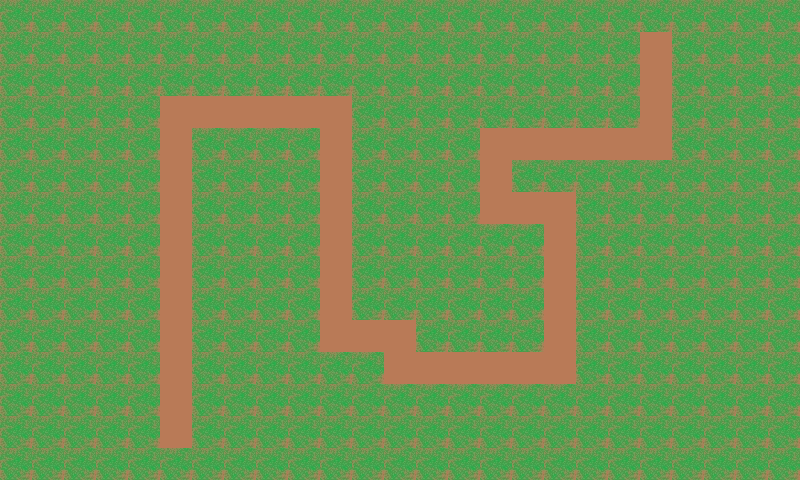

The image is a tile-based game level rendered from a .tmx file. Its description and complete source (layers, tilesets, objects, tile grids) follow:
An orthogonal 25x15 tile map with 32x32 px tiles, 1 tile layer (textureLayer), 1 hidden layer not drawn, 2 tilesets.

<map version="1.0" orientation="orthogonal" renderorder="right-down" width="25" height="15" tilewidth="32" tileheight="32" nextobjectid="14">
 <tileset firstgid="1" name="Terrain" tilewidth="32" tileheight="32" tilecount="2" columns="0">
  <tile id="0">
   <image width="32" height="32" source="dirt.png" />
  </tile>
  <tile id="1">
   <image width="32" height="32" source="grass.jpg" />
  </tile>
 </tileset>
 <tileset firstgid="3" name="pathLayer" tilewidth="32" tileheight="32" tilecount="9" columns="0">
  <tile id="0">
   <image width="32" height="32" source="exit.png" />
  </tile>
  <tile id="1">
   <image width="32" height="32" source="pathDown.png" />
  </tile>
  <tile id="2">
   <image width="32" height="32" source="pathLeft.png" />
  </tile>
  <tile id="3">
   <image width="32" height="32" source="pathRight.png" />
  </tile>
  <tile id="4">
   <image width="32" height="32" source="pathUp.png" />
  </tile>
  <tile id="5">
   <image width="32" height="32" source="spawnPointDown.png" />
  </tile>
  <tile id="6">
   <image width="32" height="32" source="spawnPointLeft.png" />
  </tile>
  <tile id="7">
   <image width="32" height="32" source="spawnPointRight.png" />
  </tile>
  <tile id="8">
   <image width="32" height="32" source="spawnPointUp.png" />
  </tile>
 </tileset>
 <layer name="textureLayer" width="25" height="15">
  <data encoding="csv">
2,2,2,2,2,2,2,2,2,2,2,2,2,2,2,2,2,2,2,2,2,2,2,2,2,
2,2,2,2,2,2,2,2,2,2,2,2,2,2,2,2,2,2,2,2,1,2,2,2,2,
2,2,2,2,2,2,2,2,2,2,2,2,2,2,2,2,2,2,2,2,1,2,2,2,2,
2,2,2,2,2,1,1,1,1,1,1,2,2,2,2,2,2,2,2,2,1,2,2,2,2,
2,2,2,2,2,1,2,2,2,2,1,2,2,2,2,1,1,1,1,1,1,2,2,2,2,
2,2,2,2,2,1,2,2,2,2,1,2,2,2,2,1,2,2,2,2,2,2,2,2,2,
2,2,2,2,2,1,2,2,2,2,1,2,2,2,2,1,1,1,2,2,2,2,2,2,2,
2,2,2,2,2,1,2,2,2,2,1,2,2,2,2,2,2,1,2,2,2,2,2,2,2,
2,2,2,2,2,1,2,2,2,2,1,2,2,2,2,2,2,1,2,2,2,2,2,2,2,
2,2,2,2,2,1,2,2,2,2,1,2,2,2,2,2,2,1,2,2,2,2,2,2,2,
2,2,2,2,2,1,2,2,2,2,1,1,1,2,2,2,2,1,2,2,2,2,2,2,2,
2,2,2,2,2,1,2,2,2,2,2,2,1,1,1,1,1,1,2,2,2,2,2,2,2,
2,2,2,2,2,1,2,2,2,2,2,2,2,2,2,2,2,2,2,2,2,2,2,2,2,
2,2,2,2,2,1,2,2,2,2,2,2,2,2,2,2,2,2,2,2,2,2,2,2,2,
2,2,2,2,2,2,2,2,2,2,2,2,2,2,2,2,2,2,2,2,2,2,2,2,2
</data>
 </layer>
 <layer name="pathLayer" width="25" height="15" visible="0">
  <data encoding="csv">
0,0,0,0,0,0,0,0,0,0,0,0,0,0,0,0,0,0,0,0,0,0,0,0,0,
0,0,0,0,0,0,0,0,0,0,0,0,0,0,0,0,0,0,0,0,8,0,0,0,0,
0,0,0,0,0,0,0,0,0,0,0,0,0,0,0,0,0,0,0,0,4,0,0,0,0,
0,0,0,0,0,4,5,5,5,5,5,0,0,0,0,0,0,0,0,0,4,0,0,0,0,
0,0,0,0,0,4,0,0,0,0,7,0,0,0,0,4,5,5,5,5,5,0,0,0,0,
0,0,0,0,0,4,0,0,0,0,7,0,0,0,0,4,0,0,0,0,0,0,0,0,0,
0,0,0,0,0,4,0,0,0,0,7,0,0,0,0,6,6,4,0,0,0,0,0,0,0,
0,0,0,0,0,4,0,0,0,0,7,0,0,0,0,0,0,4,0,0,0,0,0,0,0,
0,0,0,0,0,4,0,0,0,0,7,0,0,0,0,0,0,4,0,0,0,0,0,0,0,
0,0,0,0,0,4,0,0,0,0,7,0,0,0,0,0,0,4,0,0,0,0,0,0,0,
0,0,0,0,0,4,0,0,0,0,7,5,5,0,0,0,0,4,0,0,0,0,0,0,0,
0,0,0,0,0,4,0,0,0,0,0,0,7,5,5,5,5,5,0,0,0,0,0,0,0,
0,0,0,0,0,4,0,0,0,0,0,0,0,0,0,0,0,0,0,0,0,0,0,0,0,
0,0,0,0,0,3,0,0,0,0,0,0,0,0,0,0,0,0,0,0,0,0,0,0,0,
0,0,0,0,0,0,0,0,0,0,0,0,0,0,0,0,0,0,0,0,0,0,0,0,0
</data>
 </layer>
</map>
